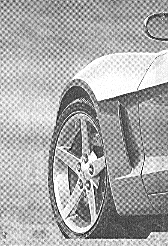
#> input picture HW/HW4/HW4_2/car-moire-pattern.tif, 168 x 246 px
$ python hw4_2_2.py
#> lines starting #> are read from the running program, lines starting #| are printed output that depends on the picture; after the words box and inside, x2 and y2 are one past the last pixel; in counts of white or black regions, pixels touching at a corner belong together
import cv2
import matplotlib.pyplot as plt
import matplotlib.cm as cm
import numpy as np


# matplotlib read image
img = cv2.imread("car-moire-pattern.tif",0)
#> img is the input picture: shape (246, 168); min 0, max 255, mean 169.7
print(img.shape)
#| (246, 168)
# Output Images
plt.imsave('4_2_2_ori.png',img, cmap=cm.gray)


# Fourier Transform
fft = np.fft.fftshift(np.fft.fft2(img))
plt.imsave('4_2_2_fftshift.png',np.log(abs(fft) + 1), cmap='gray'), plt.title("fft_img")
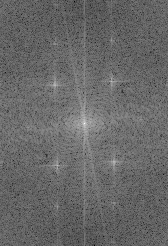
#> saved as 4_2_2_fftshift.png: shape (246, 168, 3); min 0, max 255, mean 103.7


mask = np.zeros_like(img)
# left column

mask = cv2.rectangle(mask, (44,41),(64,43), (255,255,255), -1)
mask = cv2.rectangle(mask, (53,32),(55,52), (255,255,255), -1)

mask = cv2.rectangle(mask, (44,83),(64,85), (255,255,255), -1)
mask = cv2.rectangle(mask, (53,74),(55,94), (255,255,255), -1)

mask = cv2.rectangle(mask, (46,164),(66,166), (255,255,255), -1)
mask = cv2.rectangle(mask, (55,155),(57,175), (255,255,255), -1)

mask = cv2.rectangle(mask, (46,204),(66,206), (255,255,255), -1)
mask = cv2.rectangle(mask, (55,195),(57,215), (255,255,255), -1)


# right column

mask = cv2.rectangle(mask, (100,39),(120,41), (255,255,255), -1)
mask = cv2.rectangle(mask, (109,30),(111,50), (255,255,255), -1)

mask = cv2.rectangle(mask, (100,79),(120,81), (255,255,255), -1)
mask = cv2.rectangle(mask, (109,70),(111,90), (255,255,255), -1)

mask = cv2.rectangle(mask, (103,160),(123,162), (255,255,255), -1)
mask = cv2.rectangle(mask, (112,151),(114,171), (255,255,255), -1)

mask = cv2.rectangle(mask, (103,201),(123,203), (255,255,255), -1)
mask = cv2.rectangle(mask, (112,192),(114,212), (255,255,255), -1)


mask = 255 - mask
mask = mask/np.max(mask)
plt.imsave('4_2_2_mask.png',mask, cmap='gray'), plt.title("mask")
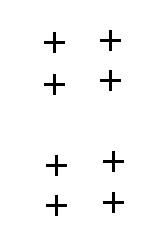
#> saved as 4_2_2_mask.png: shape (246, 168, 3); 97.7% white; 8 black regions, largest, box (x1, y1, x2, y2) and area: (100, 30, 121, 51) 117, (44, 32, 65, 53) 117, (100, 70, 121, 91) 117


new_fft = fft*mask
plt.imsave('4_2_2_modfft.png',np.log(abs(new_fft) + 1), cmap='gray'), plt.title("modify fft_img")
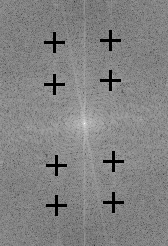
#> saved as 4_2_2_modfft.png: shape (246, 168, 3); min 0, max 255, mean 130.6


## inverse Fourier Transform
new_img = np.fft.ifft2(np.fft.ifftshift(new_fft))
plt.imsave('4_2_2_modimg.png',np.abs(new_img), cmap='gray'), plt.title("ifft_img")
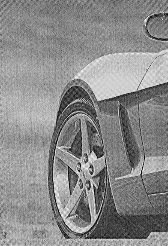
#> saved as 4_2_2_modimg.png: shape (246, 168, 3); min 0, max 255, mean 138.5
